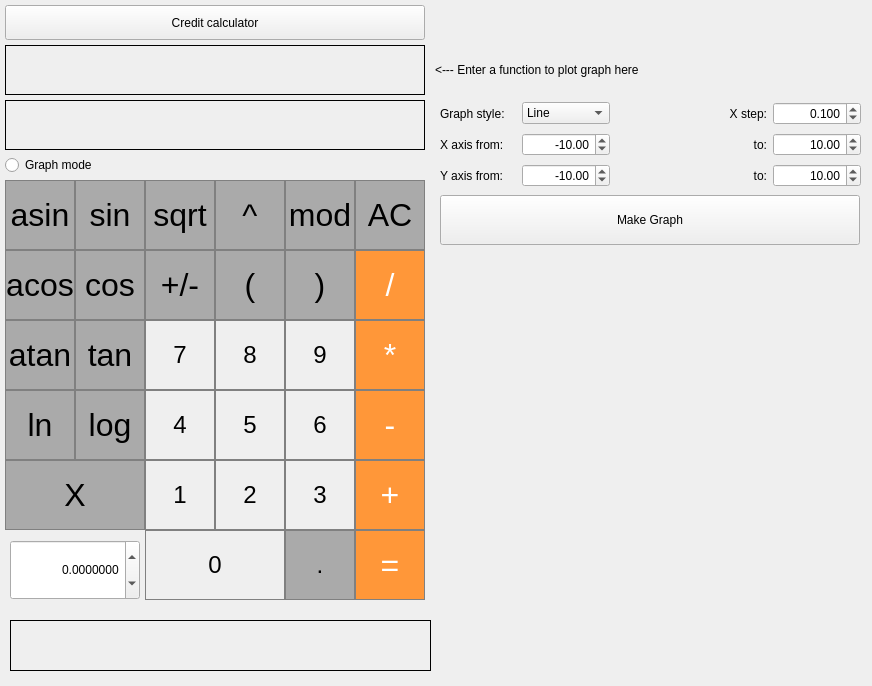
<?xml version="1.0" encoding="UTF-8"?>
<ui version="4.0">
 <class>MainWindow</class>
 <widget class="QMainWindow" name="MainWindow">
  <property name="geometry">
   <rect>
    <x>0</x>
    <y>0</y>
    <width>872</width>
    <height>686</height>
   </rect>
  </property>
  <property name="sizePolicy">
   <sizepolicy hsizetype="Fixed" vsizetype="Fixed">
    <horstretch>0</horstretch>
    <verstretch>0</verstretch>
   </sizepolicy>
  </property>
  <property name="windowTitle">
   <string>SmartCalc_v1.0</string>
  </property>
  <widget class="QWidget" name="centralwidget">
   <widget class="QPushButton" name="pushButton_AC">
    <property name="geometry">
     <rect>
      <x>355</x>
      <y>180</y>
      <width>70</width>
      <height>70</height>
     </rect>
    </property>
    <property name="font">
     <font>
      <pointsize>24</pointsize>
     </font>
    </property>
    <property name="styleSheet">
     <string notr="true">QPushButton {
  background-color: rgb(170, 170, 170);
  border: 1px solid gray;
}
QPushButton:pressed {
    background-color: qlineargradient(x1: 0, y1: 0, x2: 0, y2: 1,
                                      stop: 0 #BEBEBE, stop: 1 #d7d7d7);
}</string>
    </property>
    <property name="text">
     <string>AC</string>
    </property>
   </widget>
   <widget class="QLabel" name="Result">
    <property name="geometry">
     <rect>
      <x>5</x>
      <y>100</y>
      <width>420</width>
      <height>50</height>
     </rect>
    </property>
    <property name="styleSheet">
     <string notr="true"/>
    </property>
    <property name="frameShape">
     <enum>QFrame::Box</enum>
    </property>
    <property name="frameShadow">
     <enum>QFrame::Plain</enum>
    </property>
    <property name="lineWidth">
     <number>1</number>
    </property>
    <property name="alignment">
     <set>Qt::AlignRight|Qt::AlignTrailing|Qt::AlignVCenter</set>
    </property>
   </widget>
   <widget class="QPushButton" name="pushButton_Sign">
    <property name="geometry">
     <rect>
      <x>145</x>
      <y>250</y>
      <width>70</width>
      <height>70</height>
     </rect>
    </property>
    <property name="font">
     <font>
      <pointsize>24</pointsize>
     </font>
    </property>
    <property name="styleSheet">
     <string notr="true">QPushButton {
  background-color: rgb(170, 170, 170);
  border: 1px solid gray;
}
QPushButton:pressed {
    background-color: qlineargradient(x1: 0, y1: 0, x2: 0, y2: 1,
                                      stop: 0 #BEBEBE, stop: 1 #d7d7d7);
}</string>
    </property>
    <property name="text">
     <string>+/-</string>
    </property>
   </widget>
   <widget class="QPushButton" name="pushButton_7">
    <property name="geometry">
     <rect>
      <x>145</x>
      <y>320</y>
      <width>70</width>
      <height>70</height>
     </rect>
    </property>
    <property name="font">
     <font>
      <pointsize>18</pointsize>
     </font>
    </property>
    <property name="styleSheet">
     <string notr="true">QPushButton {
   border: 1px solid gray;
}
QPushButton:pressed {
    background-color: qlineargradient(x1: 0, y1: 0, x2: 0, y2: 1,
                                      stop: 0 #dadbde, stop: 1 #f6f7fa);
}</string>
    </property>
    <property name="text">
     <string>7</string>
    </property>
   </widget>
   <widget class="QPushButton" name="pushButton_4">
    <property name="geometry">
     <rect>
      <x>145</x>
      <y>390</y>
      <width>70</width>
      <height>70</height>
     </rect>
    </property>
    <property name="font">
     <font>
      <pointsize>18</pointsize>
     </font>
    </property>
    <property name="styleSheet">
     <string notr="true">QPushButton {
   border: 1px solid gray;
}
QPushButton:pressed {
    background-color: qlineargradient(x1: 0, y1: 0, x2: 0, y2: 1,
                                      stop: 0 #dadbde, stop: 1 #f6f7fa);
}</string>
    </property>
    <property name="text">
     <string>4</string>
    </property>
   </widget>
   <widget class="QPushButton" name="pushButton_6">
    <property name="geometry">
     <rect>
      <x>285</x>
      <y>390</y>
      <width>70</width>
      <height>70</height>
     </rect>
    </property>
    <property name="font">
     <font>
      <pointsize>18</pointsize>
     </font>
    </property>
    <property name="styleSheet">
     <string notr="true">QPushButton {
   border: 1px solid gray;
}
QPushButton:pressed {
    background-color: qlineargradient(x1: 0, y1: 0, x2: 0, y2: 1,
                                      stop: 0 #dadbde, stop: 1 #f6f7fa);
}</string>
    </property>
    <property name="text">
     <string>6</string>
    </property>
   </widget>
   <widget class="QPushButton" name="pushButton_5">
    <property name="geometry">
     <rect>
      <x>215</x>
      <y>390</y>
      <width>70</width>
      <height>70</height>
     </rect>
    </property>
    <property name="font">
     <font>
      <pointsize>18</pointsize>
     </font>
    </property>
    <property name="styleSheet">
     <string notr="true">QPushButton {
   border: 1px solid gray;
}
QPushButton:pressed {
    background-color: qlineargradient(x1: 0, y1: 0, x2: 0, y2: 1,
                                      stop: 0 #dadbde, stop: 1 #f6f7fa);
}</string>
    </property>
    <property name="text">
     <string>5</string>
    </property>
   </widget>
   <widget class="QPushButton" name="pushButton_1">
    <property name="geometry">
     <rect>
      <x>145</x>
      <y>460</y>
      <width>70</width>
      <height>70</height>
     </rect>
    </property>
    <property name="font">
     <font>
      <pointsize>18</pointsize>
     </font>
    </property>
    <property name="styleSheet">
     <string notr="true">QPushButton {
   border: 1px solid gray;
}
QPushButton:pressed {
    background-color: qlineargradient(x1: 0, y1: 0, x2: 0, y2: 1,
                                      stop: 0 #dadbde, stop: 1 #f6f7fa);
}</string>
    </property>
    <property name="text">
     <string>1</string>
    </property>
   </widget>
   <widget class="QPushButton" name="pushButton_3">
    <property name="geometry">
     <rect>
      <x>285</x>
      <y>460</y>
      <width>70</width>
      <height>70</height>
     </rect>
    </property>
    <property name="font">
     <font>
      <pointsize>18</pointsize>
     </font>
    </property>
    <property name="styleSheet">
     <string notr="true">QPushButton {
   border: 1px solid gray;
}
QPushButton:pressed {
    background-color: qlineargradient(x1: 0, y1: 0, x2: 0, y2: 1,
                                      stop: 0 #dadbde, stop: 1 #f6f7fa);
}</string>
    </property>
    <property name="text">
     <string>3</string>
    </property>
   </widget>
   <widget class="QPushButton" name="pushButton_2">
    <property name="geometry">
     <rect>
      <x>215</x>
      <y>460</y>
      <width>70</width>
      <height>70</height>
     </rect>
    </property>
    <property name="font">
     <font>
      <pointsize>18</pointsize>
     </font>
    </property>
    <property name="styleSheet">
     <string notr="true">QPushButton {
   border: 1px solid gray;
}
QPushButton:pressed {
    background-color: qlineargradient(x1: 0, y1: 0, x2: 0, y2: 1,
                                      stop: 0 #dadbde, stop: 1 #f6f7fa);
}</string>
    </property>
    <property name="text">
     <string>2</string>
    </property>
   </widget>
   <widget class="QPushButton" name="pushButton_8">
    <property name="geometry">
     <rect>
      <x>215</x>
      <y>320</y>
      <width>70</width>
      <height>70</height>
     </rect>
    </property>
    <property name="font">
     <font>
      <pointsize>18</pointsize>
     </font>
    </property>
    <property name="styleSheet">
     <string notr="true">QPushButton {
   border: 1px solid gray;
}
QPushButton:pressed {
    background-color: qlineargradient(x1: 0, y1: 0, x2: 0, y2: 1,
                                      stop: 0 #dadbde, stop: 1 #f6f7fa);
}</string>
    </property>
    <property name="text">
     <string>8</string>
    </property>
   </widget>
   <widget class="QPushButton" name="pushButton_9">
    <property name="geometry">
     <rect>
      <x>285</x>
      <y>320</y>
      <width>70</width>
      <height>70</height>
     </rect>
    </property>
    <property name="font">
     <font>
      <pointsize>18</pointsize>
     </font>
    </property>
    <property name="styleSheet">
     <string notr="true">QPushButton {
   border: 1px solid gray;
}
QPushButton:pressed {
    background-color: qlineargradient(x1: 0, y1: 0, x2: 0, y2: 1,
                                      stop: 0 #dadbde, stop: 1 #f6f7fa);
}</string>
    </property>
    <property name="text">
     <string>9</string>
    </property>
   </widget>
   <widget class="QPushButton" name="pushButton_Minus">
    <property name="geometry">
     <rect>
      <x>355</x>
      <y>390</y>
      <width>70</width>
      <height>70</height>
     </rect>
    </property>
    <property name="font">
     <font>
      <pointsize>24</pointsize>
     </font>
    </property>
    <property name="styleSheet">
     <string notr="true">QPushButton {
  background-color: rgb(255, 151, 57);
  color: white;
  border: 1px solid gray;
}
QPushButton:pressed {
    background-color: qlineargradient(x1: 0, y1: 0, x2: 0, y2: 1,
                                      stop: 0 #FF7832, stop: 1 #ff9739);
}</string>
    </property>
    <property name="text">
     <string>-</string>
    </property>
   </widget>
   <widget class="QPushButton" name="pushButton_Mul">
    <property name="geometry">
     <rect>
      <x>355</x>
      <y>320</y>
      <width>70</width>
      <height>70</height>
     </rect>
    </property>
    <property name="font">
     <font>
      <pointsize>24</pointsize>
     </font>
    </property>
    <property name="styleSheet">
     <string notr="true">QPushButton {
  background-color: rgb(255, 151, 57);
  color: white;
  border: 1px solid gray;
}
QPushButton:pressed {
    background-color: qlineargradient(x1: 0, y1: 0, x2: 0, y2: 1,
                                      stop: 0 #FF7832, stop: 1 #ff9739);
}</string>
    </property>
    <property name="text">
     <string>*</string>
    </property>
   </widget>
   <widget class="QPushButton" name="pushButton_Plus">
    <property name="geometry">
     <rect>
      <x>355</x>
      <y>460</y>
      <width>70</width>
      <height>70</height>
     </rect>
    </property>
    <property name="font">
     <font>
      <pointsize>24</pointsize>
     </font>
    </property>
    <property name="styleSheet">
     <string notr="true">QPushButton {
  background-color: rgb(255, 151, 57);
  color: white;
  border: 1px solid gray;
}
QPushButton:pressed {
    background-color: qlineargradient(x1: 0, y1: 0, x2: 0, y2: 1,
                                      stop: 0 #FF7832, stop: 1 #ff9739);
}</string>
    </property>
    <property name="text">
     <string>+</string>
    </property>
   </widget>
   <widget class="QPushButton" name="pushButton_Div">
    <property name="geometry">
     <rect>
      <x>355</x>
      <y>250</y>
      <width>70</width>
      <height>70</height>
     </rect>
    </property>
    <property name="font">
     <font>
      <pointsize>24</pointsize>
     </font>
    </property>
    <property name="styleSheet">
     <string notr="true">QPushButton {
  background-color: rgb(255, 151, 57);
  color: white;
  border: 1px solid gray;
}
QPushButton:pressed {
    background-color: qlineargradient(x1: 0, y1: 0, x2: 0, y2: 1,
                                      stop: 0 #FF7832, stop: 1 #ff9739);
}</string>
    </property>
    <property name="text">
     <string>/</string>
    </property>
   </widget>
   <widget class="QPushButton" name="pushButton_Eq">
    <property name="geometry">
     <rect>
      <x>355</x>
      <y>530</y>
      <width>70</width>
      <height>70</height>
     </rect>
    </property>
    <property name="font">
     <font>
      <pointsize>24</pointsize>
     </font>
    </property>
    <property name="styleSheet">
     <string notr="true">QPushButton {
  background-color: rgb(255, 151, 57);
  color: white;
  border: 1px solid gray;
}
QPushButton:pressed {
    background-color: qlineargradient(x1: 0, y1: 0, x2: 0, y2: 1,
                                      stop: 0 #FF7832, stop: 1 #ff9739);
}</string>
    </property>
    <property name="text">
     <string>=</string>
    </property>
   </widget>
   <widget class="QPushButton" name="pushButton_Dot">
    <property name="geometry">
     <rect>
      <x>285</x>
      <y>530</y>
      <width>70</width>
      <height>70</height>
     </rect>
    </property>
    <property name="font">
     <font>
      <pointsize>18</pointsize>
     </font>
    </property>
    <property name="styleSheet">
     <string notr="true">QPushButton {
  background-color: rgb(170, 170, 170);
  border: 1px solid gray;
}
QPushButton:pressed {
    background-color: qlineargradient(x1: 0, y1: 0, x2: 0, y2: 1,
                                      stop: 0 #BEBEBE, stop: 1 #d7d7d7);
}</string>
    </property>
    <property name="text">
     <string>.</string>
    </property>
   </widget>
   <widget class="QPushButton" name="pushButton_0">
    <property name="geometry">
     <rect>
      <x>145</x>
      <y>530</y>
      <width>140</width>
      <height>70</height>
     </rect>
    </property>
    <property name="font">
     <font>
      <pointsize>18</pointsize>
     </font>
    </property>
    <property name="styleSheet">
     <string notr="true">QPushButton {
   border: 1px solid gray;
}
QPushButton:pressed {
    background-color: qlineargradient(x1: 0, y1: 0, x2: 0, y2: 1,
                                      stop: 0 #dadbde, stop: 1 #f6f7fa);
}</string>
    </property>
    <property name="text">
     <string>0</string>
    </property>
   </widget>
   <widget class="QLabel" name="Result_2">
    <property name="geometry">
     <rect>
      <x>5</x>
      <y>45</y>
      <width>420</width>
      <height>50</height>
     </rect>
    </property>
    <property name="styleSheet">
     <string notr="true"/>
    </property>
    <property name="frameShape">
     <enum>QFrame::Box</enum>
    </property>
    <property name="frameShadow">
     <enum>QFrame::Plain</enum>
    </property>
    <property name="lineWidth">
     <number>1</number>
    </property>
    <property name="alignment">
     <set>Qt::AlignRight|Qt::AlignTrailing|Qt::AlignVCenter</set>
    </property>
   </widget>
   <widget class="QPushButton" name="pushButton_sin">
    <property name="geometry">
     <rect>
      <x>75</x>
      <y>180</y>
      <width>70</width>
      <height>70</height>
     </rect>
    </property>
    <property name="font">
     <font>
      <pointsize>24</pointsize>
     </font>
    </property>
    <property name="styleSheet">
     <string notr="true">QPushButton {
  background-color: rgb(170, 170, 170);
  border: 1px solid gray;
}
QPushButton:pressed {
    background-color: qlineargradient(x1: 0, y1: 0, x2: 0, y2: 1,
                                      stop: 0 #BEBEBE, stop: 1 #d7d7d7);
}</string>
    </property>
    <property name="text">
     <string>sin</string>
    </property>
   </widget>
   <widget class="QPushButton" name="pushButton_cos">
    <property name="geometry">
     <rect>
      <x>75</x>
      <y>250</y>
      <width>70</width>
      <height>70</height>
     </rect>
    </property>
    <property name="font">
     <font>
      <pointsize>24</pointsize>
     </font>
    </property>
    <property name="styleSheet">
     <string notr="true">QPushButton {
  background-color: rgb(170, 170, 170);
  border: 1px solid gray;
}
QPushButton:pressed {
    background-color: qlineargradient(x1: 0, y1: 0, x2: 0, y2: 1,
                                      stop: 0 #BEBEBE, stop: 1 #d7d7d7);
}</string>
    </property>
    <property name="text">
     <string>cos</string>
    </property>
   </widget>
   <widget class="QPushButton" name="pushButton_tan">
    <property name="geometry">
     <rect>
      <x>75</x>
      <y>320</y>
      <width>70</width>
      <height>70</height>
     </rect>
    </property>
    <property name="font">
     <font>
      <pointsize>24</pointsize>
     </font>
    </property>
    <property name="styleSheet">
     <string notr="true">QPushButton {
  background-color: rgb(170, 170, 170);
  border: 1px solid gray;
}
QPushButton:pressed {
    background-color: qlineargradient(x1: 0, y1: 0, x2: 0, y2: 1,
                                      stop: 0 #BEBEBE, stop: 1 #d7d7d7);
}</string>
    </property>
    <property name="text">
     <string>tan</string>
    </property>
   </widget>
   <widget class="QPushButton" name="pushButton_log">
    <property name="geometry">
     <rect>
      <x>75</x>
      <y>390</y>
      <width>70</width>
      <height>70</height>
     </rect>
    </property>
    <property name="font">
     <font>
      <pointsize>24</pointsize>
     </font>
    </property>
    <property name="styleSheet">
     <string notr="true">QPushButton {
  background-color: rgb(170, 170, 170);
  border: 1px solid gray;
}
QPushButton:pressed {
    background-color: qlineargradient(x1: 0, y1: 0, x2: 0, y2: 1,
                                      stop: 0 #BEBEBE, stop: 1 #d7d7d7);
}</string>
    </property>
    <property name="text">
     <string>log</string>
    </property>
   </widget>
   <widget class="QPushButton" name="pushButton_asin">
    <property name="geometry">
     <rect>
      <x>5</x>
      <y>180</y>
      <width>70</width>
      <height>70</height>
     </rect>
    </property>
    <property name="font">
     <font>
      <pointsize>24</pointsize>
     </font>
    </property>
    <property name="styleSheet">
     <string notr="true">QPushButton {
  background-color: rgb(170, 170, 170);
  border: 1px solid gray;
}
QPushButton:pressed {
    background-color: qlineargradient(x1: 0, y1: 0, x2: 0, y2: 1,
                                      stop: 0 #BEBEBE, stop: 1 #d7d7d7);
}</string>
    </property>
    <property name="text">
     <string>asin</string>
    </property>
   </widget>
   <widget class="QPushButton" name="pushButton_acos">
    <property name="geometry">
     <rect>
      <x>5</x>
      <y>250</y>
      <width>70</width>
      <height>70</height>
     </rect>
    </property>
    <property name="font">
     <font>
      <pointsize>24</pointsize>
     </font>
    </property>
    <property name="styleSheet">
     <string notr="true">QPushButton {
  background-color: rgb(170, 170, 170);
  border: 1px solid gray;
}
QPushButton:pressed {
    background-color: qlineargradient(x1: 0, y1: 0, x2: 0, y2: 1,
                                      stop: 0 #BEBEBE, stop: 1 #d7d7d7);
}</string>
    </property>
    <property name="text">
     <string>acos</string>
    </property>
   </widget>
   <widget class="QPushButton" name="pushButton_atan">
    <property name="geometry">
     <rect>
      <x>5</x>
      <y>320</y>
      <width>70</width>
      <height>70</height>
     </rect>
    </property>
    <property name="font">
     <font>
      <pointsize>24</pointsize>
     </font>
    </property>
    <property name="styleSheet">
     <string notr="true">QPushButton {
  background-color: rgb(170, 170, 170);
  border: 1px solid gray;
}
QPushButton:pressed {
    background-color: qlineargradient(x1: 0, y1: 0, x2: 0, y2: 1,
                                      stop: 0 #BEBEBE, stop: 1 #d7d7d7);
}</string>
    </property>
    <property name="text">
     <string>atan</string>
    </property>
   </widget>
   <widget class="QPushButton" name="pushButton_ln">
    <property name="geometry">
     <rect>
      <x>5</x>
      <y>390</y>
      <width>70</width>
      <height>70</height>
     </rect>
    </property>
    <property name="font">
     <font>
      <pointsize>24</pointsize>
     </font>
    </property>
    <property name="styleSheet">
     <string notr="true">QPushButton {
  background-color: rgb(170, 170, 170);
  border: 1px solid gray;
}
QPushButton:pressed {
    background-color: qlineargradient(x1: 0, y1: 0, x2: 0, y2: 1,
                                      stop: 0 #BEBEBE, stop: 1 #d7d7d7);
}</string>
    </property>
    <property name="text">
     <string>ln</string>
    </property>
   </widget>
   <widget class="QPushButton" name="pushButton_sqrt">
    <property name="geometry">
     <rect>
      <x>145</x>
      <y>180</y>
      <width>70</width>
      <height>70</height>
     </rect>
    </property>
    <property name="font">
     <font>
      <pointsize>24</pointsize>
     </font>
    </property>
    <property name="styleSheet">
     <string notr="true">QPushButton {
  background-color: rgb(170, 170, 170);
  border: 1px solid gray;
}
QPushButton:pressed {
    background-color: qlineargradient(x1: 0, y1: 0, x2: 0, y2: 1,
                                      stop: 0 #BEBEBE, stop: 1 #d7d7d7);
}</string>
    </property>
    <property name="text">
     <string>sqrt</string>
    </property>
   </widget>
   <widget class="QPushButton" name="pushButton_left">
    <property name="geometry">
     <rect>
      <x>215</x>
      <y>250</y>
      <width>70</width>
      <height>70</height>
     </rect>
    </property>
    <property name="font">
     <font>
      <pointsize>24</pointsize>
     </font>
    </property>
    <property name="styleSheet">
     <string notr="true">QPushButton {
  background-color: rgb(170, 170, 170);
  border: 1px solid gray;
}
QPushButton:pressed {
    background-color: qlineargradient(x1: 0, y1: 0, x2: 0, y2: 1,
                                      stop: 0 #BEBEBE, stop: 1 #d7d7d7);
}</string>
    </property>
    <property name="text">
     <string>(</string>
    </property>
   </widget>
   <widget class="QPushButton" name="pushButton_right">
    <property name="geometry">
     <rect>
      <x>285</x>
      <y>250</y>
      <width>70</width>
      <height>70</height>
     </rect>
    </property>
    <property name="font">
     <font>
      <pointsize>24</pointsize>
     </font>
    </property>
    <property name="styleSheet">
     <string notr="true">QPushButton {
  background-color: rgb(170, 170, 170);
  border: 1px solid gray;
}
QPushButton:pressed {
    background-color: qlineargradient(x1: 0, y1: 0, x2: 0, y2: 1,
                                      stop: 0 #BEBEBE, stop: 1 #d7d7d7);
}</string>
    </property>
    <property name="text">
     <string>)</string>
    </property>
   </widget>
   <widget class="QLabel" name="FinalLine">
    <property name="geometry">
     <rect>
      <x>10</x>
      <y>620</y>
      <width>421</width>
      <height>51</height>
     </rect>
    </property>
    <property name="styleSheet">
     <string notr="true"/>
    </property>
    <property name="frameShape">
     <enum>QFrame::Box</enum>
    </property>
    <property name="frameShadow">
     <enum>QFrame::Plain</enum>
    </property>
    <property name="lineWidth">
     <number>1</number>
    </property>
    <property name="alignment">
     <set>Qt::AlignRight|Qt::AlignTrailing|Qt::AlignVCenter</set>
    </property>
   </widget>
   <widget class="QPushButton" name="pushButton_degree">
    <property name="geometry">
     <rect>
      <x>215</x>
      <y>180</y>
      <width>70</width>
      <height>70</height>
     </rect>
    </property>
    <property name="font">
     <font>
      <pointsize>24</pointsize>
     </font>
    </property>
    <property name="styleSheet">
     <string notr="true">QPushButton {
  background-color: rgb(170, 170, 170);
  border: 1px solid gray;
}
QPushButton:pressed {
    background-color: qlineargradient(x1: 0, y1: 0, x2: 0, y2: 1,
                                      stop: 0 #BEBEBE, stop: 1 #d7d7d7);
}</string>
    </property>
    <property name="text">
     <string>^</string>
    </property>
   </widget>
   <widget class="QPushButton" name="pushButton_mod">
    <property name="geometry">
     <rect>
      <x>285</x>
      <y>180</y>
      <width>70</width>
      <height>70</height>
     </rect>
    </property>
    <property name="font">
     <font>
      <pointsize>24</pointsize>
     </font>
    </property>
    <property name="styleSheet">
     <string notr="true">QPushButton {
  background-color: rgb(170, 170, 170);
  border: 1px solid gray;
}
QPushButton:pressed {
    background-color: qlineargradient(x1: 0, y1: 0, x2: 0, y2: 1,
                                      stop: 0 #BEBEBE, stop: 1 #d7d7d7);
}</string>
    </property>
    <property name="text">
     <string>mod</string>
    </property>
   </widget>
   <widget class="QPushButton" name="pushButton_X">
    <property name="geometry">
     <rect>
      <x>5</x>
      <y>460</y>
      <width>140</width>
      <height>70</height>
     </rect>
    </property>
    <property name="font">
     <font>
      <pointsize>24</pointsize>
     </font>
    </property>
    <property name="styleSheet">
     <string notr="true">QPushButton {
  background-color: rgb(170, 170, 170);
  border: 1px solid gray;
}
QPushButton:pressed {
    background-color: qlineargradient(x1: 0, y1: 0, x2: 0, y2: 1,
                                      stop: 0 #BEBEBE, stop: 1 #d7d7d7);
}</string>
    </property>
    <property name="text">
     <string>X</string>
    </property>
   </widget>
   <widget class="QDoubleSpinBox" name="doubleSpinBox_x">
    <property name="geometry">
     <rect>
      <x>10</x>
      <y>540</y>
      <width>130</width>
      <height>60</height>
     </rect>
    </property>
    <property name="alignment">
     <set>Qt::AlignRight|Qt::AlignTrailing|Qt::AlignVCenter</set>
    </property>
    <property name="decimals">
     <number>7</number>
    </property>
    <property name="minimum">
     <double>-100000.000000000000000</double>
    </property>
    <property name="maximum">
     <double>100000.000000000000000</double>
    </property>
    <property name="singleStep">
     <double>0.500000000000000</double>
    </property>
   </widget>
   <widget class="QRadioButton" name="radioButton_graph">
    <property name="geometry">
     <rect>
      <x>5</x>
      <y>155</y>
      <width>100</width>
      <height>20</height>
     </rect>
    </property>
    <property name="text">
     <string>Graph mode</string>
    </property>
   </widget>
   <widget class="QLabel" name="label_7">
    <property name="geometry">
     <rect>
      <x>435</x>
      <y>45</y>
      <width>240</width>
      <height>50</height>
     </rect>
    </property>
    <property name="text">
     <string>&lt;--- Enter a function to plot graph here</string>
    </property>
   </widget>
   <widget class="QCustomPlot" name="customPlot" native="true">
    <property name="geometry">
     <rect>
      <x>440</x>
      <y>250</y>
      <width>420</width>
      <height>350</height>
     </rect>
    </property>
    <property name="mouseTracking">
     <bool>true</bool>
    </property>
    <property name="autoFillBackground">
     <bool>false</bool>
    </property>
   </widget>
   <widget class="QPushButton" name="pushButton_credit">
    <property name="geometry">
     <rect>
      <x>5</x>
      <y>5</y>
      <width>420</width>
      <height>35</height>
     </rect>
    </property>
    <property name="text">
     <string>Credit calculator</string>
    </property>
   </widget>
   <widget class="QPushButton" name="pushButton_Graph">
    <property name="geometry">
     <rect>
      <x>440</x>
      <y>195</y>
      <width>420</width>
      <height>50</height>
     </rect>
    </property>
    <property name="text">
     <string>Make Graph</string>
    </property>
   </widget>
   <widget class="QWidget" name="layoutWidget">
    <property name="geometry">
     <rect>
      <x>440</x>
      <y>100</y>
      <width>421</width>
      <height>91</height>
     </rect>
    </property>
    <layout class="QGridLayout" name="gridLayout">
     <item row="0" column="0">
      <widget class="QLabel" name="label_6">
       <property name="text">
        <string>Graph style:</string>
       </property>
      </widget>
     </item>
     <item row="0" column="1">
      <widget class="QComboBox" name="comboBox_style">
       <item>
        <property name="text">
         <string>Line</string>
        </property>
       </item>
       <item>
        <property name="text">
         <string>Dot</string>
        </property>
       </item>
      </widget>
     </item>
     <item row="0" column="2" colspan="2">
      <widget class="QLabel" name="label_5">
       <property name="text">
        <string>X step:</string>
       </property>
       <property name="alignment">
        <set>Qt::AlignRight|Qt::AlignTrailing|Qt::AlignVCenter</set>
       </property>
      </widget>
     </item>
     <item row="0" column="4">
      <widget class="QDoubleSpinBox" name="doubleSpinBox_step">
       <property name="alignment">
        <set>Qt::AlignRight|Qt::AlignTrailing|Qt::AlignVCenter</set>
       </property>
       <property name="decimals">
        <number>3</number>
       </property>
       <property name="minimum">
        <double>0.001000000000000</double>
       </property>
       <property name="maximum">
        <double>1.000000000000000</double>
       </property>
       <property name="singleStep">
        <double>0.010000000000000</double>
       </property>
       <property name="value">
        <double>0.100000000000000</double>
       </property>
      </widget>
     </item>
     <item row="1" column="0">
      <widget class="QLabel" name="label">
       <property name="text">
        <string>X axis from:</string>
       </property>
      </widget>
     </item>
     <item row="1" column="4">
      <widget class="QDoubleSpinBox" name="doubleSpinBox_x_right">
       <property name="alignment">
        <set>Qt::AlignRight|Qt::AlignTrailing|Qt::AlignVCenter</set>
       </property>
       <property name="decimals">
        <number>2</number>
       </property>
       <property name="minimum">
        <double>-1000000.000000000000000</double>
       </property>
       <property name="maximum">
        <double>1000000.000000000000000</double>
       </property>
       <property name="singleStep">
        <double>0.500000000000000</double>
       </property>
       <property name="value">
        <double>10.000000000000000</double>
       </property>
      </widget>
     </item>
     <item row="2" column="0">
      <widget class="QLabel" name="label_2">
       <property name="text">
        <string>Y axis from:</string>
       </property>
      </widget>
     </item>
     <item row="2" column="4">
      <widget class="QDoubleSpinBox" name="doubleSpinBox_y_right">
       <property name="alignment">
        <set>Qt::AlignRight|Qt::AlignTrailing|Qt::AlignVCenter</set>
       </property>
       <property name="decimals">
        <number>2</number>
       </property>
       <property name="minimum">
        <double>-1000000.000000000000000</double>
       </property>
       <property name="maximum">
        <double>1000000.000000000000000</double>
       </property>
       <property name="singleStep">
        <double>0.500000000000000</double>
       </property>
       <property name="value">
        <double>10.000000000000000</double>
       </property>
      </widget>
     </item>
     <item row="1" column="1">
      <widget class="QDoubleSpinBox" name="doubleSpinBox_x_left">
       <property name="alignment">
        <set>Qt::AlignRight|Qt::AlignTrailing|Qt::AlignVCenter</set>
       </property>
       <property name="decimals">
        <number>2</number>
       </property>
       <property name="minimum">
        <double>-1000000.000000000000000</double>
       </property>
       <property name="maximum">
        <double>1000000.000000000000000</double>
       </property>
       <property name="singleStep">
        <double>0.500000000000000</double>
       </property>
       <property name="value">
        <double>-10.000000000000000</double>
       </property>
      </widget>
     </item>
     <item row="2" column="1">
      <widget class="QDoubleSpinBox" name="doubleSpinBox_y_left">
       <property name="alignment">
        <set>Qt::AlignRight|Qt::AlignTrailing|Qt::AlignVCenter</set>
       </property>
       <property name="decimals">
        <number>2</number>
       </property>
       <property name="minimum">
        <double>-1000000.000000000000000</double>
       </property>
       <property name="maximum">
        <double>1000000.000000000000000</double>
       </property>
       <property name="singleStep">
        <double>0.500000000000000</double>
       </property>
       <property name="value">
        <double>-10.000000000000000</double>
       </property>
      </widget>
     </item>
     <item row="1" column="2" colspan="2">
      <widget class="QLabel" name="label_3">
       <property name="text">
        <string>to:</string>
       </property>
       <property name="alignment">
        <set>Qt::AlignRight|Qt::AlignTrailing|Qt::AlignVCenter</set>
       </property>
      </widget>
     </item>
     <item row="2" column="2" colspan="2">
      <widget class="QLabel" name="label_4">
       <property name="text">
        <string>to:</string>
       </property>
       <property name="alignment">
        <set>Qt::AlignRight|Qt::AlignTrailing|Qt::AlignVCenter</set>
       </property>
      </widget>
     </item>
    </layout>
   </widget>
  </widget>
 </widget>
 <customwidgets>
  <customwidget>
   <class>QCustomPlot</class>
   <extends>QWidget</extends>
   <header>qcustomplot.h</header>
   <container>1</container>
  </customwidget>
 </customwidgets>
 <resources/>
 <connections/>
</ui>
